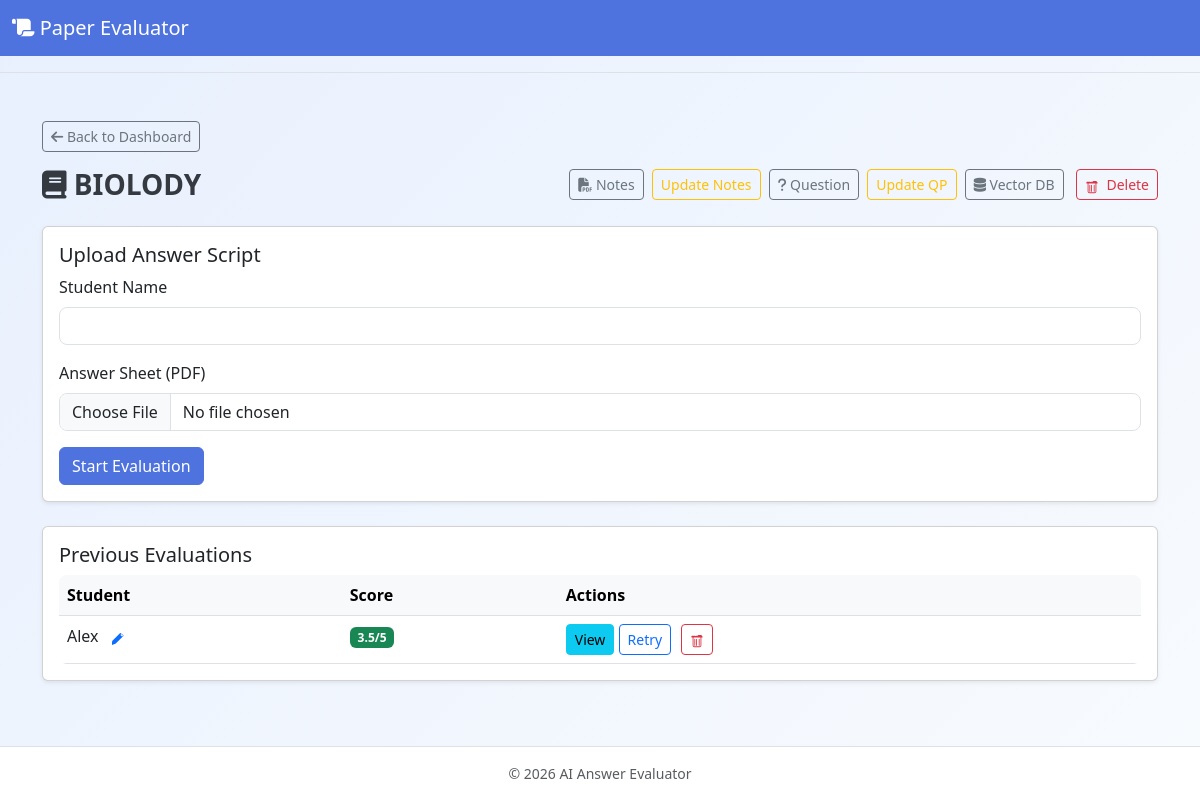
The app's page /subject/1, older data.
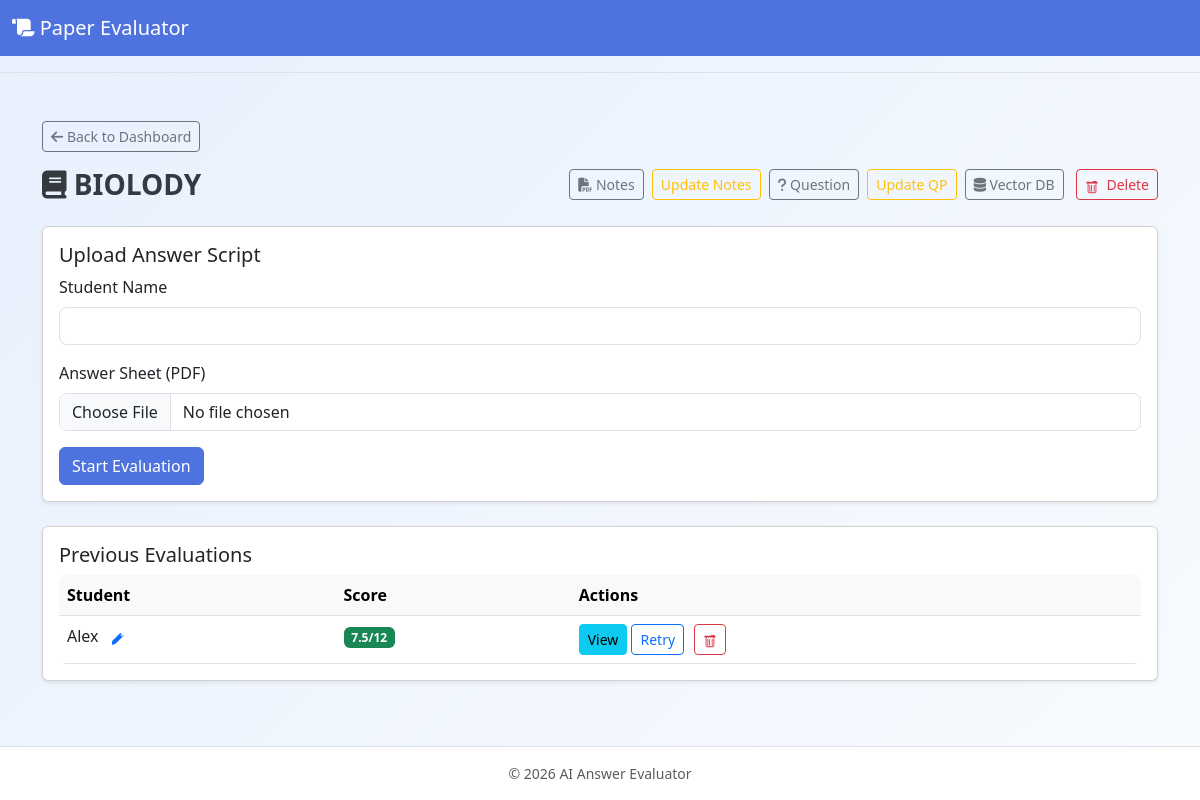
The same page, newer data.
### server.py (models this page shows)
class Evaluation(db.Model):
    id = db.Column(db.Integer, primary_key=True)
    subject_id = db.Column(db.Integer, db.ForeignKey('subject.id'), nullable=False)
    student_name = db.Column(db.String(120))
    score = db.Column(db.String(100))
    answer_path = db.Column(db.String(500))
    created_at = db.Column(db.DateTime, default=lambda: datetime.now(timezone.utc))
    result_text = db.Column(db.Text)
    answer_parsing = db.Column(db.Text)  # parsed answer from student's PDF
    markings = db.Column(db.Text)  # LLM response with detailed markings (JSON)
    eval_history = db.Column(db.Text, default='[]')

### server.py (the view, shortened to what this page needs)
@app.route('/subject/<int:subj_id>')
def view_subject(subj_id):
    subj = Subject.query.get_or_404(subj_id)
    evaluations = Evaluation.query.filter_by(subject_id=subj_id).all()
    for ev in evaluations:
        ev.display_score = get_highest_score(ev)
    return render_template('subject.html', subject=subj, evaluations=evaluations)

### server.py (called while the page is built)
def now():
    return datetime.now(timezone.utc)

def get_highest_score(evaluation):
    try:
        history = json.loads(evaluation.eval_history or '[]')
    except:
        history = []
    if not history:
        return evaluation.score  # Fallback to current score if no history
    scores = []
    for attempt in history:
        score_str = attempt.get('score')
        if score_str and score_str != 'None':
            try:
                numerator = float(score_str.split('/')[0])
                scores.append(numerator)
            except:
                pass
    if not scores:
        return evaluation.score
    highest_attempt = max(history, key=lambda x: float(x.get('score', '0').split('/')[0]) if x.get('score') else 0)
    return highest_attempt.get('score', evaluation.score)

@app.context_processor
def inject_now():
    return {'now': now}

### templates/subject.html (shortened to what the changed rows need)
{% extends 'layout.html' %}
{% block content %}
<div class="card shadow-sm">
  <div class="card-body">
    <div class="table-responsive">
      <table class="table table-hover mb-0">
        <thead class="table-light">
          <tr>
            <th>Student</th>
            <th>Score</th>
            <th>Actions</th>
          </tr>
        </thead>
        <tbody>
          {% for ev in evaluations %}
          <tr>
            <td>
              <span id="name-display-{{ ev.id }}">{{ ev.student_name }}</span>
              <button class="btn btn-sm btn-link p-0 ms-2" data-bs-toggle="collapse" data-bs-target="#rename-form-{{ ev.id }}" aria-label="Edit name">
              </button>
            </td>
             <td>
               <span id="score-{{ ev.id }}">
                 {% if ev.display_score %}
                   <span class="badge bg-success">{{ ev.display_score }}</span>
                 {% elif ev.score is not none %}
                   <span class="badge bg-success">{{ ev.score }}</span>
                 {% else %}
                   <span class="badge bg-warning text-dark">Pending</span>
                 {% endif %}
               </span>
             </td>
             <td>
               <a href="{{ url_for('show_result', eval_id=ev.id) }}" class="btn btn-sm btn-info view-btn" id="view-btn-{{ ev.id }}">{% if ev.score is none %}Check Error{% else %}View{% endif %}</a>
               <button class="btn btn-sm btn-outline-primary retry-btn" data-eval-id="{{ ev.id }}">Retry</button>
              <form method="post" action="{{ url_for('delete_evaluation', eval_id=ev.id) }}" style="display:inline-block;margin-left:6px;" onsubmit="return confirm('Delete this evaluation?');">
                <button class="btn btn-sm btn-outline-danger" aria-label="Delete evaluation">
                </button>
              </form>
             </td>
          </tr>
          {% else %}
          <tr><td colspan="3" class="text-center">No evaluations yet.</td></tr>
          {% endfor %}
        </tbody>
      </table>
    </div>
  </div>
</div>
{% endblock %}

Row changes from the older to the newer data that the page shows:
changed Evaluation "Alex": display_score "3.5/5" → "7.5/12"
